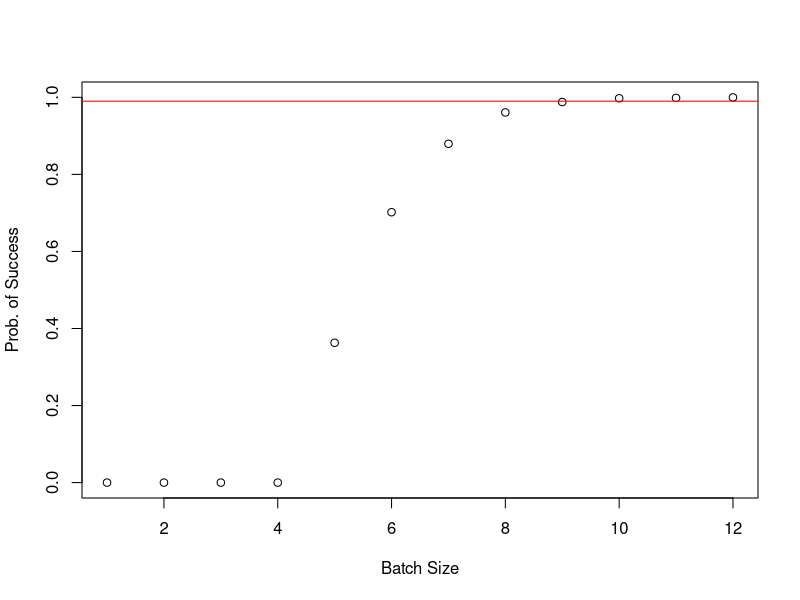
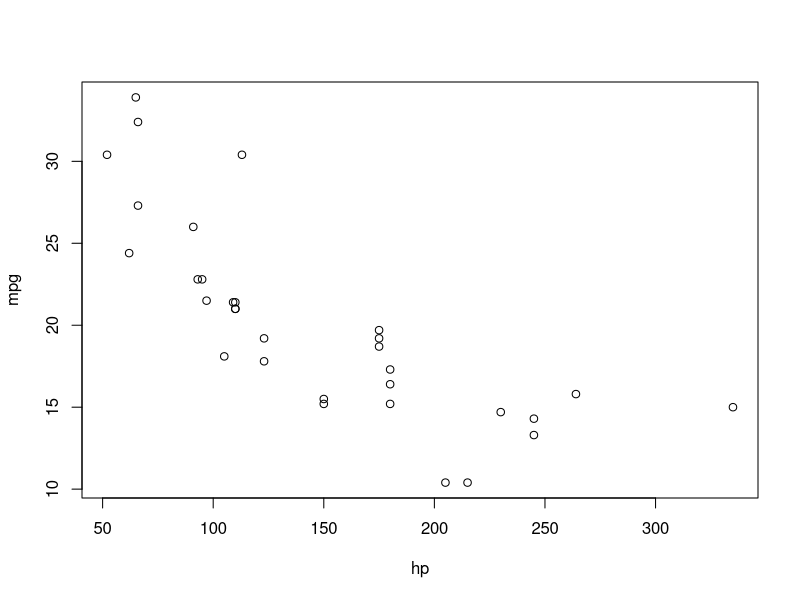
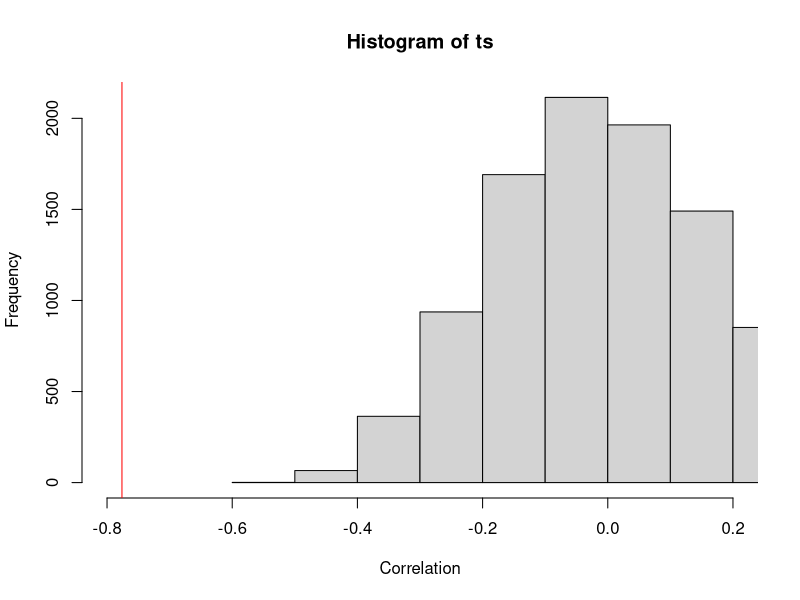

Write the R code that produced these figures, in order.
## ---- chunk 1
p <- 0.82
NMC <- 1e4
batch <- 12
success <- rep(0, batch)
for (j in 1:batch) {
  success[j] <- sum(rbinom(NMC, j, p) >= 5)
}
success <- success / NMC
success[10]
plot(seq(1:batch), success, xlab = "Batch Size", ylab = "Prob. of Success")
abline(h = 0.99, col='red')
## ---- chunk 2
hp <- mtcars$hp;
mpg <- mtcars$mpg;
## ---- chunk 3

plot(hp, mpg)

## ---- chunk 4

permute <- function (x, y) {
  pool <- c(x, y)
  nx <- length(x)
  ny <- length(y)
  nt <- nx + ny
  shuf <- sample(pool, size=nt, replace = FALSE)
  shufx <- shuf[1:nx]
  shufy <- shuf[(nx + 1): nt]
  return (cor(shufx, shufy))
}

NMC <- 1e4
ts <- rep(0, NMC)
for (i in 1:NMC) {
  ts[i] <- permute(hp, mpg)
}

hist(ts, xlim = -0.8:0.8, xlab = "Correlation")
abline(v = cor(hp, mpg), col='red')
sum(ts <= -0.77)
## ---- chunk 5
sigma2hat <- function( data ) {
  muhat <- mean(data);
  mse <- (data - muhat)^2
  return (sum(mse) / length(data))
}
## ---- chunk 6
run_trial <- function( nsamp ) {
  # nsamp is the sample size, n in the math displays above.

  # Let's generate our data from a standard normal-- then we know the variance already! (\sigma^2 = 1)
  data <- rnorm( nsamp ); # recall, mean=0,sd=1 is the default.

  # TODO: write code to apply our estimator to the data
  var_mu <- sigma2hat(data)

  # TODO: return the difference between our estimate and the truth.
  return (var_mu - 1)
  # The expectation of this quantity should be the bias, as defined above.


}
## ---- chunk 7
estimate_bias <- function( nsamp, NMC ) {
  # nsamp is the sample size for use in run_trial above.
  # NMC is the number of Monte Carlo replicates to use.

  res <- rep(0, NMC)
  for (i in 1:NMC) {
    res[i] <- run_trial(nsamp)
  }
  return (sum(res) / length(res))
  # Feel free to refer to the code from our Monte Carlo lectures for referece.

}
## ---- chunk 8
estimate_bias(20, 2000)
## ---- chunk 9

#TODO: define analogues of the above functions, this time for our adjusted estimator.
# An easy approach is to define
sigma2hat_adjusted <- function( data ) {
  # TODO: code goes here; analogous to sigma2hat above.
  n <- length(data)
  return (n / (n - 1) * sigma2hat(data))
}

run_trial_adjusted <- function( nsamp ) {
  # nsamp is the sample size, n in the math displays above.
  data <- rnorm( nsamp )
  var_mu <- sigma2hat_adjusted(data)
  return (var_mu - 1)
}

estimate_bias_adjusted <- function( nsamp, NMC ) {
  # nsamp is the sample size for use in run_trial above.
  # NMC is the number of Monte Carlo replicates to use.
  res <- rep(0, NMC)
  for (i in 1:NMC) {
    res[i] <- run_trial_adjusted(nsamp)
  }
  return (sum(res) / nsamp)
}
estimate_bias_adjusted(500, 2000)
